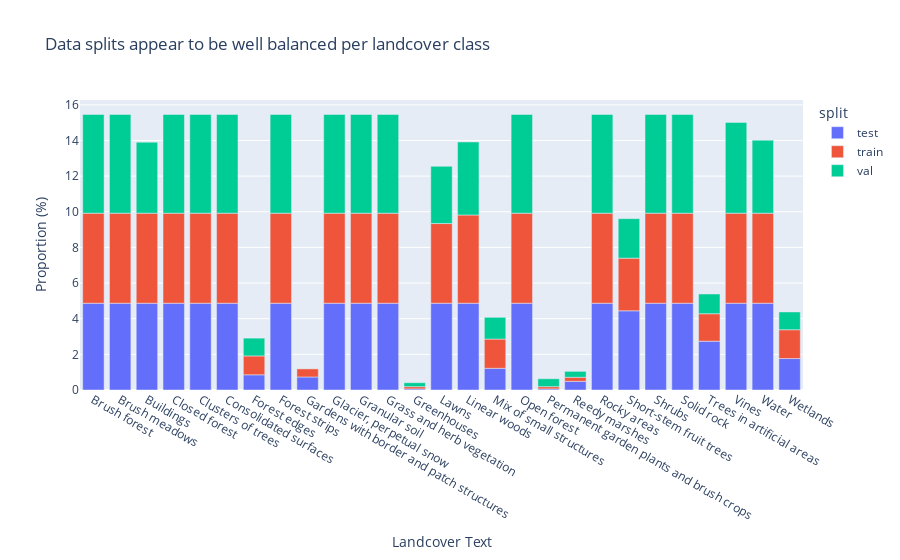

The code cell stored with this chart in its notebook:
### Code cell
import pandas as pd
import plotly.express as px
df = pd.DataFrame(data)

from statsmodels.graphics.mosaicplot import mosaic

subset_df = (
    df[['landcover_text', 'split']]
    .groupby(['split', 'landcover_text'])
    .size()
    .reset_index(name='count')
)

# Calculate proportions
subset_df['proportion'] = subset_df.groupby('split')['count'].transform(lambda x: x / x.sum() * 100)

# Create a bar plot using plotly express
fig = px.bar(subset_df, x='landcover_text', y='proportion', color='split',
             title='Data splits appear to be well balanced per landcover class',
             labels={'landcover_text': 'Landcover Text', 'proportion': 'Proportion (%)'},
             category_orders={'split': sorted(subset_df['split'].unique())})

# Show the plot
fig.show()

### Figure 1 — Plotly figure (JSON) as saved in the notebook; plotly's stock layout.template omitted (floating-point values rounded to 4 significant figures)
{"data": [{"alignmentgroup": "True", "hovertemplate": "split=test<br>Landcover Text=%{x}<br>Proportion (%)=%{y}<extra></extra>", "legendgroup": "test", "marker": {"color": "#636efa", "pattern": {"shape": ""}}, "name": "test", "offsetgroup": "test", "orientation": "v", "showlegend": true, "textposition": "auto", "type": "bar", "x": ["Brush forest", "Brush meadows", "Buildings", "Closed forest", "Clusters of trees", "Consolidated surfaces", "Forest edges", "Forest strips", "Gardens with border and patch structures", "Glacier, perpetual snow", "Granular soil", "Grass and herb vegetation", "Greenhouses", "Lawns", "Linear woods", "Mix of small structures", "Open forest", "Permanent garden plants and brush crops", "Reedy marshes", "Rocky areas", "Short-stem fruit trees", "Shrubs", "Solid rock", "Trees in artificial areas", "Vines", "Water", "Wetlands"], "xaxis": "x", "y": [4.869, 4.869, 4.869, 4.869, 4.869, 4.869, 0.8521, 4.869, 0.7304, 4.869, 4.869, 4.869, 0.06086, 4.869, 4.869, 1.217, 4.869, 0.06086, 0.4869, 4.869, 4.443, 4.869, 4.869, 2.739, 4.869, 4.869, 1.765], "yaxis": "y"}, {"alignmentgroup": "True", "hovertemplate": "split=train<br>Landcover Text=%{x}<br>Proportion (%)=%{y}<extra></extra>", "legendgroup": "train", "marker": {"color": "#EF553B", "pattern": {"shape": ""}}, "name": "train", "offsetgroup": "train", "orientation": "v", "showlegend": true, "textposition": "auto", "type": "bar", "x": ["Brush forest", "Brush meadows", "Buildings", "Closed forest", "Clusters of trees", "Consolidated surfaces", "Forest edges", "Forest strips", "Gardens with border and patch structures", "Glacier, perpetual snow", "Granular soil", "Grass and herb vegetation", "Greenhouses", "Lawns", "Linear woods", "Mix of small structures", "Open forest", "Permanent garden plants and brush crops", "Reedy marshes", "Rocky areas", "Short-stem fruit trees", "Shrubs", "Solid rock", "Trees in artificial areas", "Vines", "Water", "Wetlands"], "xaxis": "x", "y": [5.052, 5.052, 5.052, 5.052, 5.052, 5.052, 1.061, 5.052, 0.4547, 5.052, 5.052, 5.052, 0.1263, 4.471, 4.951, 1.642, 5.052, 0.1263, 0.2273, 5.052, 2.955, 5.052, 5.052, 1.541, 5.052, 5.052, 1.617], "yaxis": "y"}, {"alignmentgroup": "True", "hovertemplate": "split=val<br>Landcover Text=%{x}<br>Proportion (%)=%{y}<extra></extra>", "legendgroup": "val", "marker": {"color": "#00cc96", "pattern": {"shape": ""}}, "name": "val", "offsetgroup": "val", "orientation": "v", "showlegend": true, "textposition": "auto", "type": "bar", "x": ["Brush forest", "Brush meadows", "Buildings", "Closed forest", "Clusters of trees", "Consolidated surfaces", "Forest edges", "Forest strips", "Glacier, perpetual snow", "Granular soil", "Grass and herb vegetation", "Greenhouses", "Lawns", "Linear woods", "Mix of small structures", "Open forest", "Permanent garden plants and brush crops", "Reedy marshes", "Rocky areas", "Short-stem fruit trees", "Shrubs", "Solid rock", "Trees in artificial areas", "Vines", "Water", "Wetlands"], "xaxis": "x", "y": [5.537, 5.537, 3.987, 5.537, 5.537, 5.537, 0.9967, 5.537, 5.537, 5.537, 5.537, 0.2215, 3.212, 4.097, 1.218, 5.537, 0.443, 0.3322, 5.537, 2.215, 5.537, 5.537, 1.107, 5.094, 4.097, 0.9967], "yaxis": "y"}], "layout": {"barmode": "relative", "legend": {"title": {"text": "split"}, "tracegroupgap": 0}, "title": {"text": "Data splits appear to be well balanced per landcover class"}, "xaxis": {"anchor": "y", "domain": [0, 1], "title": {"text": "Landcover Text"}}, "yaxis": {"anchor": "x", "domain": [0, 1], "title": {"text": "Proportion (%)"}}}}
